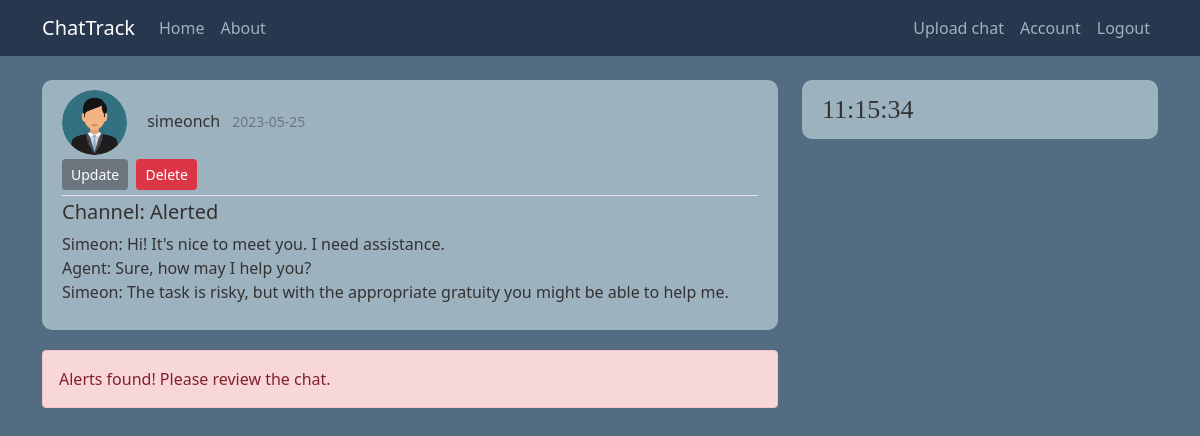
The app's page /chat/7 (signed in), older data.
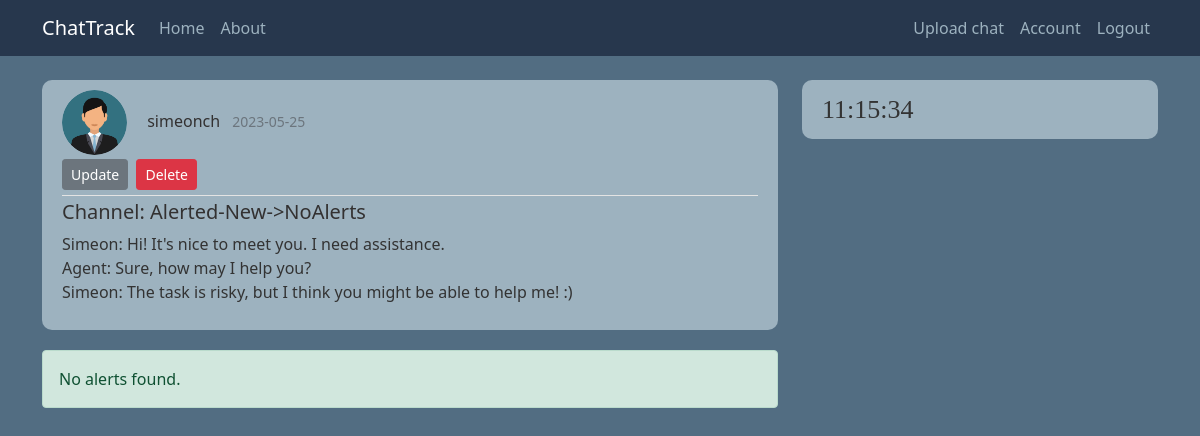
The same page, newer data.
### chattrack/models.py (models this page shows, shortened)
class Chat(db.Model):
    id = db.Column(db.Integer, primary_key=True)
    has_alerts = db.Column(db.Boolean, nullable=False, default=False)
    date_uploaded = db.Column(db.DateTime, nullable=False, default=datetime.utcnow)
    channel = db.Column(db.String(30), nullable=False)
    content = db.Column(db.Text, nullable=False)
    user_id = db.Column(db.Integer, db.ForeignKey('user.id'), nullable=False)

### chattrack/routes.py (the view)
@app.route("/chat/<int:chat_id>", methods=['GET', 'POST'])
@login_required
def chat(chat_id):
    chat = Chat.query.get_or_404(chat_id)
    return render_template('chat.html', title=chat.channel, chat=chat)

### chattrack/models.py (called while the page is built)
@login_manager.user_loader # get an id to keep session of the user
def load_user(user_id):
    return User.query.get(int(user_id))

### chattrack/templates/chat.html (shortened to what this page needs)
{% extends "init_template.html" %}
{% block content %}
  {% if current_user.is_authenticated %}
    <article class="media content-section">
        <div class="media-body">
            <div class="article-metadata">
                <img class="rounded-circle article-img" src="{{ url_for('static', filename='profile_pictures/' + chat.owner.profile_pic) }}">
                <a class="username me-2" href="{{ url_for('user_chats', username=chat.owner.username) }}">{{ chat.owner.username }}</a>
                <small class="text-muted">{{ chat.date_uploaded.strftime('%Y-%m-%d') }}</small>
                {% if chat.owner == current_user %}
                    <div>
                        <a class="btn btn-secondary btn-sm mt-1 mb-1" href="{{ url_for('update_chat', chat_id = chat.id) }}">Update</a>
                        <button type="button" class="btn btn-danger btn-sm m-1" data-bs-toggle="modal" data-bs-target="#deleteModal">Delete</button>
                    </div>
                {% endif %}
            </div>
            <h5 class="article-title">Channel: {{ chat.channel }}</h5>
            <p class="article-content">{{ chat.content }}</p>
        </div>
        </article>
        {% if chat.has_alerts == true %}
            <div class="alert alert-danger" role="alert">
                <div class="panel-heading">Alerts found! Please review the chat.</div>
            </div>
        {% else %}
            <div class="alert alert-success" role="alert">
                <div class="panel-heading">No alerts found.</div>
            </div>
        {% endif %}
  {% else %}
    <div class="alert alert-primary" role="alert">
      <div class="panel-heading">Please log in!</div>
    </div>
  {% endif %}
{% endblock content %}

Row changes from the older to the newer data that the page shows:
changed Chat: channel "Alerted" → "Alerted-New->NoAlerts"; content "…task is risky, but with the appropriate gratuity you might be able to help me." → "Simeon: Hi! It's nice to meet you. I need assistance. Agent: Sure, how may I help you? Simeon: The task is risky, but I think you might be able to help me! :)"; has_alerts True → False (drawn)
Text that changed along with them:
text no longer shown: "Alerts found! Please review the chat."
text now shown: "No alerts found."
